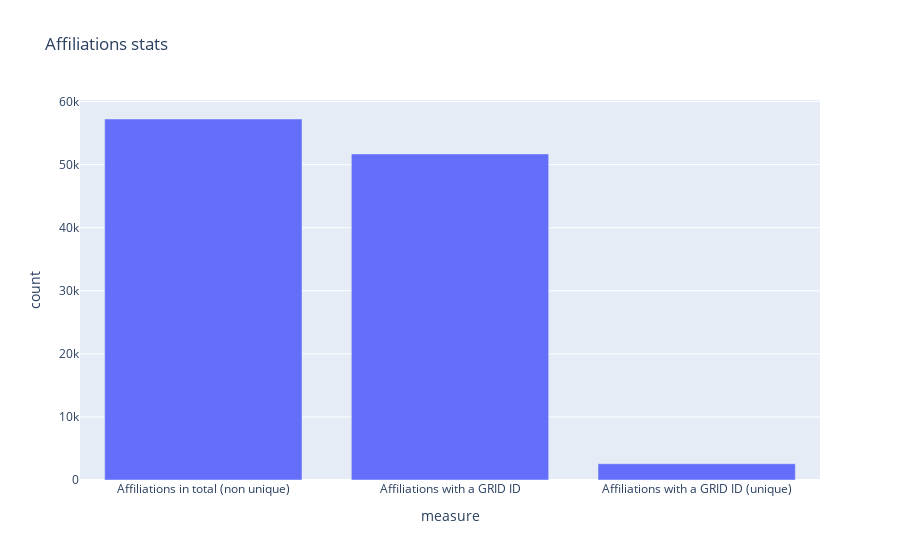

Here is the notebook cell this chart was saved with:
### Code cell
# build a summary barchart

df = pd.DataFrame({
    'measure' : ['Affiliations in total (non unique)', 'Affiliations with a GRID ID', 'Affiliations with a GRID ID (unique)'],
    'count' : [len(affiliations), len(affiliations_with_grid), affiliations_with_grid['aff_id'].nunique()],
})
px.bar(df, x="measure", y="count", title=f"Affiliations stats")

### Figure 1 — Plotly figure (JSON) as saved in the notebook; plotly's stock layout.template omitted (floating-point values rounded to 4 significant figures)
{"data": [{"alignmentgroup": "True", "hovertemplate": "measure=%{x}<br>count=%{y}<extra></extra>", "legendgroup": "", "marker": {"color": "#636efa"}, "name": "", "offsetgroup": "", "orientation": "v", "showlegend": false, "textposition": "auto", "type": "bar", "x": ["Affiliations in total (non unique)", "Affiliations with a GRID ID", "Affiliations with a GRID ID (unique)"], "xaxis": "x", "y": [57229, 51689, 2574], "yaxis": "y"}], "layout": {"autosize": true, "barmode": "relative", "legend": {"tracegroupgap": 0}, "title": {"text": "Affiliations stats"}, "xaxis": {"anchor": "y", "autorange": true, "domain": [0, 1], "range": [-0.5, 2.5], "title": {"text": "measure"}, "type": "category"}, "yaxis": {"anchor": "x", "autorange": true, "domain": [0, 1], "range": [0, 60240.0], "title": {"text": "count"}, "type": "linear"}}}
